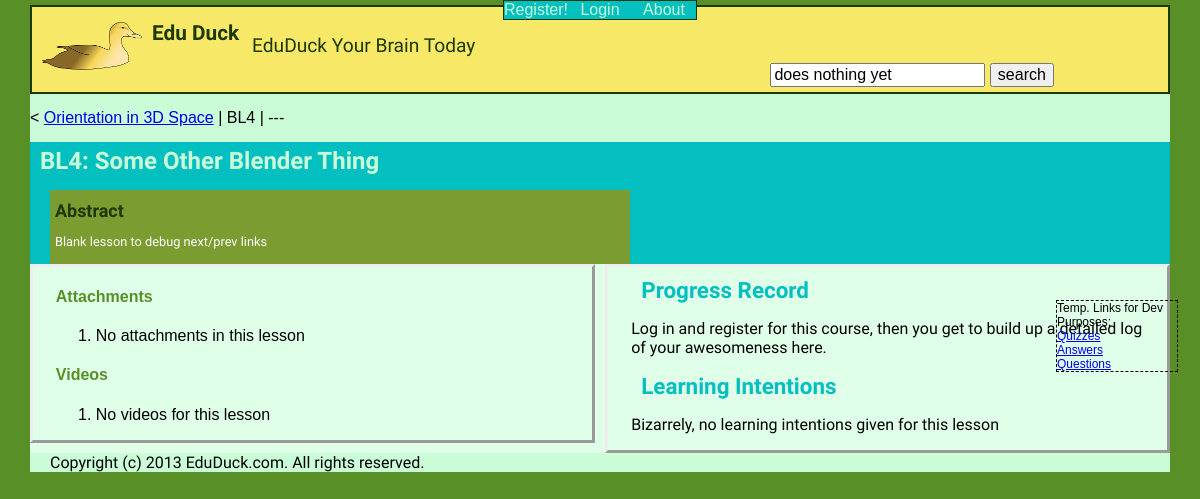
The page /courses/1/lesson/5/ on the database its author committed.
### courses/models.py (models this page shows, shortened)
class Lesson(models.Model):
    lesson_code = models.CharField(max_length=10, blank=True, null=True,
                                   help_text="arbitrary lesson code for "
                                   "author's reference")
    lesson_name = models.CharField(max_length=200)
    course = models.ForeignKey(Course,
                               help_text="course to which this "
                               "lesson belongs")
    abstract = models.TextField(help_text="summary of the lesson "
                                       "in a couple of paragraphs")
    def get_next(self):
        assert self.course
        assert self.id
        next = Lesson.objects.filter(course=self.course).filter(id__gt=self.id)
        if next:
            return next[0]
        return False
    def get_prev(self):
        assert self.course
        assert self.id
        prev = Lesson.objects.filter(course=self.course).filter(id__lt=self.id).order_by('-id')
        if prev:
            return prev[0]
        return False
    def __init__(self, *args, **kwargs):
        super (Lesson, self).__init__(*args, **kwargs)
        if self.pk != None:
            assert self.lesson_code
            assert self.lesson_name
            assert self.course
    def __unicode__(self):
        return self.lesson_name
    @models.permalink
    def get_absolute_url(self):
        assert self.course
        assert self.id
        return ('courses.views.lesson', (), {
                'course_id': self.course.id,
                'lesson_id': self.id })

class Course(models.Model):
    course_code = models.CharField(max_length=10,
                                   help_text="arbitrary course code for "
                                   "author's reference")
    course_name = models.CharField(max_length=150,
                                   help_text="human readable name of "
                                   "the course")
    course_abstract = models.TextField(help_text="summary of the course "
                                       "in a couple of paragraphs")
    course_organiser = models.CharField(max_length=100)
    course_level = models.CharField(max_length=10, blank=True, null=True,
                                    help_text="e.g. SCQF level")
    course_credits = models.IntegerField(blank=True, null=True,)
    def __init__(self, *args, **kwargs):
        super (Course, self).__init__(*args, **kwargs)
        if self.pk != None:
            assert self.course_code
            assert self.course_name
            assert self.course_organiser
            assert self.course_level
            assert self.course_credits >= 0

### courses/views.py (the view)
# urls.py: url(r'^lesson/(?P<lesson_id>\d+)/lint/(?P<learning_intention_id>\d+)/$',
def lesson(request, course_id, lesson_id):
    course = get_object_or_404(Course, id=course_id)
    lesson = get_object_or_404(Lesson, id=lesson_id)
    user_lessons = lesson.userprofile_lesson_set.all()
    learning_intentions = lesson.learningintention_set.all()
    template = 'courses/course_lesson.html'
    context_data =  {'course':  course,
                     'lesson':  lesson,
                     'user_lessons':        user_lessons,
                     'learning_intentions': learning_intentions,
                    }
    context_instance = RequestContext(request)
    return render_to_response(template, context_data, context_instance)

### templates/courses/course_lesson.html
{% extends "courses/base_course.html" %}
{% load staticfiles %}
{% block pagenav %}
<span class='prevnext'>
    {% if lesson.get_prev %}
        &lt;
        <a href='{{ lesson.get_prev.get_absolute_url }}'>
        {{lesson.get_prev}}</a>
    {% else %}
        ---
    {% endif %}
    | {{ lesson.lesson_code }} |
    {% if lesson.get_next %}
        <a href='{{ lesson.get_next.get_absolute_url }}'>
        {{ lesson.get_next }}</a> &gt;
    {% else %}
        ---
    {% endif %}
</span>
{% endblock %}
{% block contentheading %}
    {{lesson.lesson_code}}: {{lesson.lesson_name}}
{% endblock contentheading %}
{% block content %}
    <article class="abstract">
        <h3>Abstract</h3>
        <p>{{ lesson.abstract }}</p>
    </article>
    <section id="zone1">
        <article>
            <h4>Attachments</h4>
            <ol>
            {% for a in lesson.attachment_set.all %}
                <li>{{ a.att_code}}
                    <a href='{{a.attachment.url}}'>{{a.att_name}}</a>
                    : {{a.attachment.size}} bytes, {{a.att_desc}}
                </li>
            {% empty %}
                <li>No attachments in this lesson</li>
            {% endfor %}
            </ol>
        </article>
        <article>
            <h4>Videos</h4>
            <ol>
            {% for v in lesson.video_set.all %}
                <li>{{ v.video_code}} <a href="{{ v.url }}">{{v.video_name}}</a></li>
                <iframe width="280" height="158" src='{{ v.url }}'
                frameborder="0" allowfullscreen></iframe>
            {% empty %}
                <li>No videos for this lesson</li>
            {% endfor %}
            </ol>
        </article>
    </section>
    <section id="zone2">
    {% if user.is_authenticated %}
        <h3>Your Progress</h3>
        <p>Lesson / Complete Date/ Completed?</p>
        <ol>
        {% for l in user_lessons %}
        <li>{{ l.lesson.lesson_name }} /
            {{ l.date_complete }} /
            {{ l.mark_complete}}
        </li>
        {% endfor %}
        </ol>
    {% else %}
        <h3>Progress Record</h3>
        <p>Log in and register for this course, then you get to build up
        a detailed log of your awesomeness here.</p>
    {% endif %}
        <h3>Learning Intentions</h3>
        {% for li in learning_intentions %}
            <p class="abstract">[<a href="{{ li.get_absolute_url }} " title="detail">-> {{ forloop.counter}}</a>] {{ li.li_text }}</p>
        {% empty %}
            <p>Bizarrely, no learning intentions given for this lesson</p>
        {% endfor %}
    </section>
{% endblock content %}

### static/common.css (style rules this page uses)
body, html { background-color: #588f27; font-size: 100%; }
h3 { color: #04bfbf; text-align: left; font-family: 'Junge', serif; font-size: 1.4em; margin: 10px; }
h4, h4 a { color: #588f27; }
p { font-family: 'Pontano Sans', sans-serif; font-size: 1em; }
#content section#zone1 { float: left; width: 45%; padding-left: 2%; padding-right: 2%; background-color: #e0ffe9; border: outset; }
#content section#zone2 { float: right; width: 45%; padding-left: 2%; padding-right: 2%; background: #e0ffe9; border: outset; }
.abstract { background-color: #7b9c31; color: white; font-size: 0.8em; padding: 5px; text-align: justify; }
#content > .abstract { width: 50%; margin: 0 20px 0 20px; padding: 5px 5px 2px 5px; }
#content > .abstract h3 { margin: 5px 5px 0 0; color: #1c3803; }

### rows shown on the page
Lesson: get_prev "Orientation in 3D Space", lesson_code "BL4", lesson_name "Some Other Blender Thing", abstract "Blank lesson to debug next/prev links"
